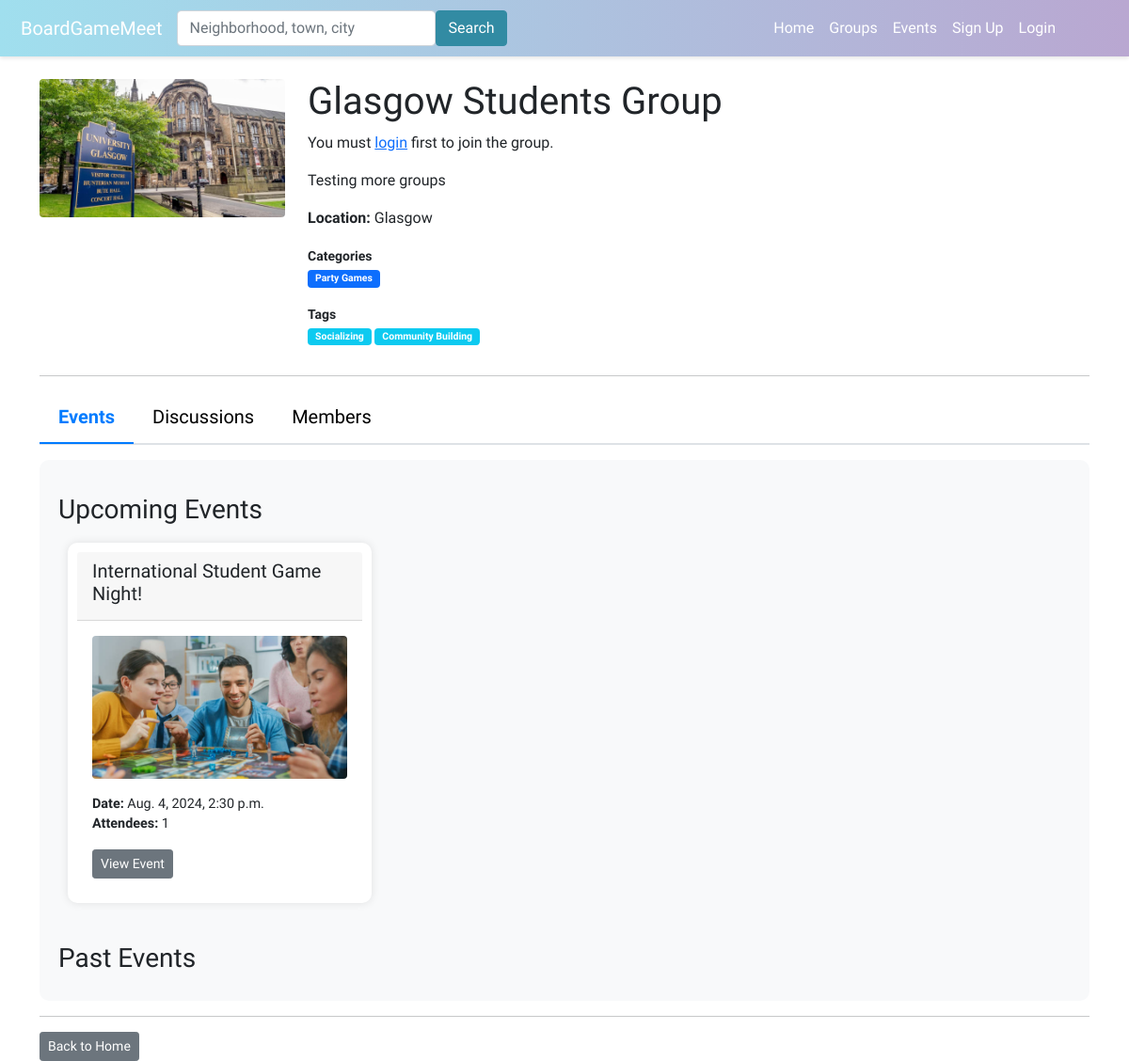
Page /group/glasgow-students-group-7/ on the earlier database version.
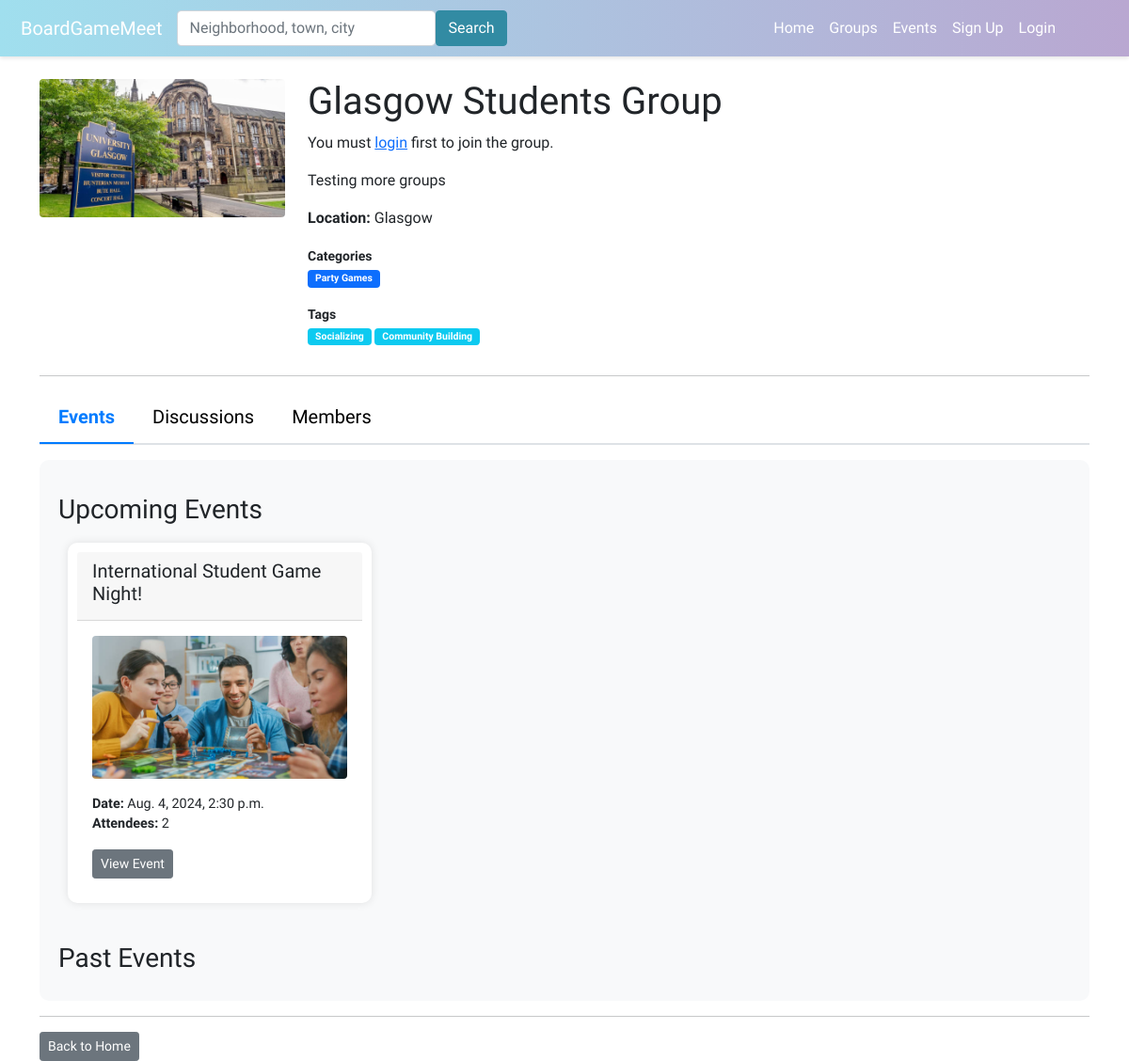
Same page on the later database version.
### boardgame/models.py (models this page shows, shortened)
class Event(models.Model):
    group = models.ForeignKey(Group, on_delete=models.CASCADE)
    title = models.CharField(max_length=100)
    description = models.TextField()
    date_time = models.DateTimeField()
    attendees = models.ManyToManyField(User, through='EventAttendance')
    event_image = models.ImageField(upload_to='event_images/', null=True, blank=True)
    categories = models.ManyToManyField(Category, related_name='events', blank=True)
    tags = models.ManyToManyField(Tag, related_name='events', blank=True)
    nominations_open = models.BooleanField(default=True)
    signups_open = models.BooleanField(default=False)
    admin_only_nominations = models.BooleanField(default=False)
    skip_nominations = models.BooleanField(default=False)

### boardgame/views.py (the view, shortened to what this page needs)
# urls.py: path('group/<slug:group_slug>/', views.group_profile, name='group_profile'),
def group_profile(request, group_slug):
    group = get_object_or_404(Group, slug=group_slug)
    members = group.members.all()
    is_member = False
    is_admin = False
    is_moderator = False
    if request.user.is_authenticated:
        is_member = members.filter(id=request.user.id).exists()
        is_admin = GroupMembers.objects.filter(user=request.user, group=group, is_admin=True).exists()
        is_moderator = GroupMembers.objects.filter(user=request.user, group=group, is_moderator=True).exists()
    now = datetime.now()
    upcoming_events = Event.objects.filter(group=group, date_time__gte=now).order_by('date_time')
    past_events = Event.objects.filter(group=group, date_time__lt=now).order_by('-date_time')
    post_form = GroupPostForm()
    comment_form = GroupCommentForm()
    group_location = GroupLocation.objects.filter(group=group).first()
    posts = GroupPost.objects.filter(group=group).order_by('-date_added')
    context = {
        'group': group,
        'group_location': group_location,
        'is_admin': is_admin,
        'is_moderator': is_moderator,
        'upcoming_events': upcoming_events,
        'past_events': past_events,
        'members': members,
        'is_member': is_member,
        'post_form': post_form,
        'comment_form': comment_form,
        'posts': posts,
    }
    return render(request, 'boardgame/group_profile.html', context)

### boardgame/forms.py
class GroupPostForm(forms.ModelForm):
    class Meta:
        model = GroupPost
        fields = ['content']

class GroupCommentForm(forms.ModelForm):
    class Meta:
        model = GroupPostComment
        fields = ['content']

### boardgame/templates/boardgame/group_profile.html (shortened to what the changed rows need)
{% extends 'boardgame/base.html' %}
{% load static %}
{% block content %}
<head>
    <link rel="stylesheet" href="{% static 'boardgame/group_profile_style.css' %}">
</head>
<div class="row">
    <div class="col-md-9">
        <h1>{{ group.name }}</h1>
    </div>
</div>
<div class="tab-content mt-3" id="groupTabsContent">
    <div class="tab-pane fade show active" id="events" role="tabpanel" aria-labelledby="events-tab">
        <div class="row">
            {% for event in upcoming_events %}
            <div class="col-md-4 mb-3">
                <div class="card card-custom">
                    <div class="card-header">
                        <h5>{{ event.title }}</h5>
                    </div>
                    <div class="card-body">
                        {% if event.event_image %}
                        <img src="{{ event.event_image.url }}" class="profile-image rounded mb-3"
                            style="max-width: 100%;">
                        {% else %}
                        <img src="{% static 'boardgame/images/event_image_default.jpg' %}"
                            class="profile-image rounded mb-3" style="max-width: 100%;">
                        {% endif %}
                        <p class="card-text">
                            <strong>Date:</strong> {{ event.date_time }}<br>
                            <b>Attendees:</b> {{ event.attendees.count }}
                        </p>
                        <a href="{% url 'event_details' event.id %}" class="btn btn-secondary btn-sm">View Event</a>
                    </div>
                </div>
            </div>
            {% endfor %}
        </div>
    </div>
</div>
{% endblock %}

Differences in the rows shown:
changed Event "International Student Game Night!": attendees.count "1" → "2"
